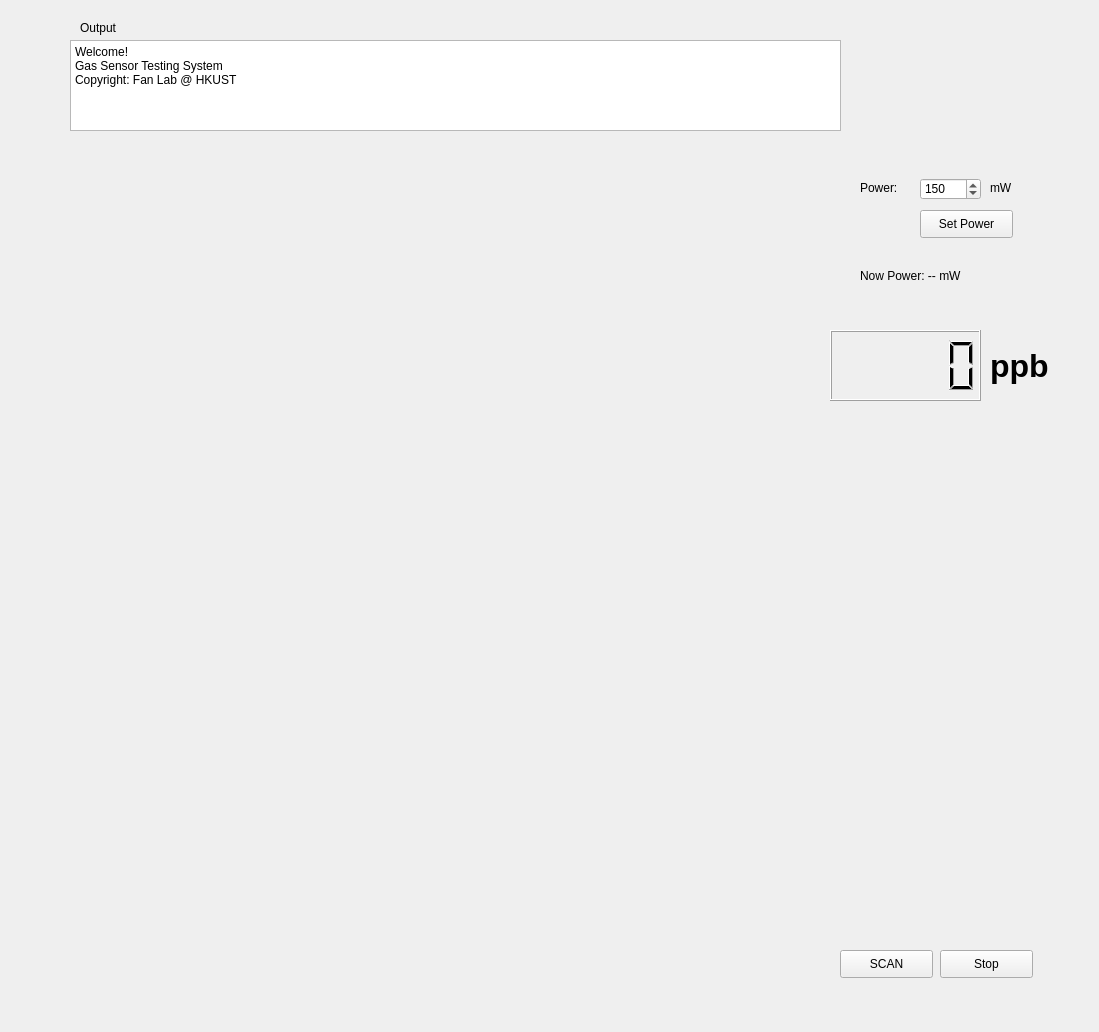
<?xml version="1.0" encoding="UTF-8"?>
<ui version="4.0">
 <class>Form</class>
 <widget class="QWidget" name="Form">
  <property name="geometry">
   <rect>
    <x>0</x>
    <y>0</y>
    <width>1099</width>
    <height>1032</height>
   </rect>
  </property>
  <property name="windowTitle">
   <string>Form</string>
  </property>
  <widget class="QLabel" name="label_30">
   <property name="geometry">
    <rect>
     <x>80</x>
     <y>20</y>
     <width>72</width>
     <height>15</height>
    </rect>
   </property>
   <property name="text">
    <string>Output</string>
   </property>
  </widget>
  <widget class="QTextEdit" name="Console">
   <property name="geometry">
    <rect>
     <x>70</x>
     <y>40</y>
     <width>771</width>
     <height>91</height>
    </rect>
   </property>
   <property name="readOnly">
    <bool>true</bool>
   </property>
   <property name="html">
    <string>&lt;!DOCTYPE HTML PUBLIC &quot;-//W3C//DTD HTML 4.0//EN&quot; &quot;http://www.w3.org/TR/REC-html40/strict.dtd&quot;&gt;
&lt;html&gt;&lt;head&gt;&lt;meta name=&quot;qrichtext&quot; content=&quot;1&quot; /&gt;&lt;style type=&quot;text/css&quot;&gt;
p, li { white-space: pre-wrap; }
&lt;/style&gt;&lt;/head&gt;&lt;body style=&quot; font-family:'SimSun'; font-size:9pt; font-weight:400; font-style:normal;&quot;&gt;
&lt;p style=&quot; margin-top:0px; margin-bottom:0px; margin-left:0px; margin-right:0px; -qt-block-indent:0; text-indent:0px;&quot;&gt;Welcome!&lt;/p&gt;
&lt;p style=&quot; margin-top:0px; margin-bottom:0px; margin-left:0px; margin-right:0px; -qt-block-indent:0; text-indent:0px;&quot;&gt;Gas Sensor Testing System&lt;/p&gt;
&lt;p style=&quot; margin-top:0px; margin-bottom:0px; margin-left:0px; margin-right:0px; -qt-block-indent:0; text-indent:0px;&quot;&gt;Copyright: Fan Lab @ HKUST&lt;/p&gt;
&lt;p style=&quot;-qt-paragraph-type:empty; margin-top:0px; margin-bottom:0px; margin-left:0px; margin-right:0px; -qt-block-indent:0; text-indent:0px;&quot;&gt;&lt;br /&gt;&lt;/p&gt;&lt;/body&gt;&lt;/html&gt;</string>
   </property>
  </widget>
  <widget class="RoundProgressbar" name="IMG1" native="true">
   <property name="geometry">
    <rect>
     <x>70</x>
     <y>150</y>
     <width>700</width>
     <height>400</height>
    </rect>
   </property>
  </widget>
  <widget class="QPushButton" name="scan">
   <property name="enabled">
    <bool>true</bool>
   </property>
   <property name="geometry">
    <rect>
     <x>840</x>
     <y>950</y>
     <width>93</width>
     <height>28</height>
    </rect>
   </property>
   <property name="text">
    <string>SCAN</string>
   </property>
  </widget>
  <widget class="QPushButton" name="stop">
   <property name="geometry">
    <rect>
     <x>940</x>
     <y>950</y>
     <width>93</width>
     <height>28</height>
    </rect>
   </property>
   <property name="text">
    <string>Stop</string>
   </property>
  </widget>
  <widget class="GraphicsLayoutWidget" name="Records" native="true">
   <property name="geometry">
    <rect>
     <x>70</x>
     <y>580</y>
     <width>961</width>
     <height>331</height>
    </rect>
   </property>
  </widget>
  <widget class="QSpinBox" name="Power">
   <property name="geometry">
    <rect>
     <x>920</x>
     <y>178</y>
     <width>61</width>
     <height>22</height>
    </rect>
   </property>
   <property name="maximum">
    <number>250</number>
   </property>
   <property name="singleStep">
    <number>5</number>
   </property>
   <property name="value">
    <number>150</number>
   </property>
  </widget>
  <widget class="QPushButton" name="setpower">
   <property name="geometry">
    <rect>
     <x>920</x>
     <y>210</y>
     <width>93</width>
     <height>28</height>
    </rect>
   </property>
   <property name="text">
    <string>Set Power</string>
   </property>
  </widget>
  <widget class="QLabel" name="label">
   <property name="geometry">
    <rect>
     <x>860</x>
     <y>180</y>
     <width>51</width>
     <height>16</height>
    </rect>
   </property>
   <property name="text">
    <string>Power:</string>
   </property>
  </widget>
  <widget class="QLabel" name="label_2">
   <property name="geometry">
    <rect>
     <x>990</x>
     <y>180</y>
     <width>21</width>
     <height>16</height>
    </rect>
   </property>
   <property name="text">
    <string>mW</string>
   </property>
  </widget>
  <widget class="QLabel" name="PowerShow">
   <property name="geometry">
    <rect>
     <x>860</x>
     <y>250</y>
     <width>231</width>
     <height>51</height>
    </rect>
   </property>
   <property name="text">
    <string>Now Power: -- mW</string>
   </property>
  </widget>
  <widget class="QLCDNumber" name="conc">
   <property name="geometry">
    <rect>
     <x>830</x>
     <y>330</y>
     <width>151</width>
     <height>71</height>
    </rect>
   </property>
  </widget>
  <widget class="QLabel" name="label_3">
   <property name="geometry">
    <rect>
     <x>990</x>
     <y>330</y>
     <width>91</width>
     <height>71</height>
    </rect>
   </property>
   <property name="font">
    <font>
     <family>Arial</family>
     <pointsize>24</pointsize>
     <weight>75</weight>
     <bold>true</bold>
    </font>
   </property>
   <property name="text">
    <string>ppb</string>
   </property>
  </widget>
  <zorder>scan</zorder>
  <zorder>IMG1</zorder>
  <zorder>label_30</zorder>
  <zorder>Console</zorder>
  <zorder>stop</zorder>
  <zorder>Records</zorder>
  <zorder>Power</zorder>
  <zorder>setpower</zorder>
  <zorder>label</zorder>
  <zorder>label_2</zorder>
  <zorder>PowerShow</zorder>
  <zorder>conc</zorder>
  <zorder>label_3</zorder>
 </widget>
 <customwidgets>
  <customwidget>
   <class>RoundProgressbar</class>
   <extends>QWidget</extends>
   <header>QRoundProgressbar</header>
   <container>1</container>
  </customwidget>
  <customwidget>
   <class>GraphicsLayoutWidget</class>
   <extends>QWidget</extends>
   <header>pyqtgraph</header>
   <container>1</container>
  </customwidget>
 </customwidgets>
 <resources/>
 <connections/>
 <slots>
  <slot>NI_Init()</slot>
 </slots>
</ui>
